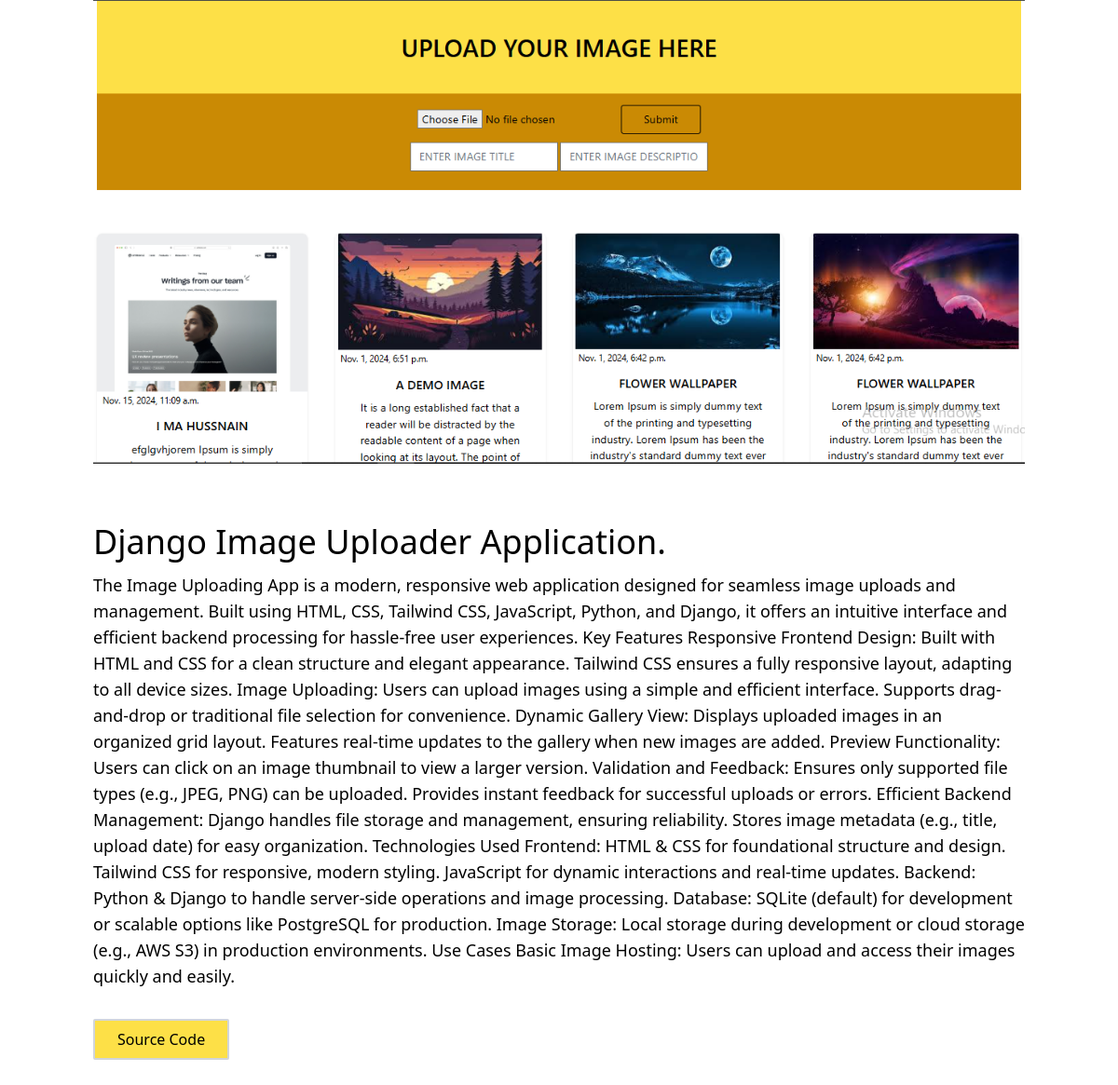
Screenshot of /fullview/2/ with the database file from the repository.
### portfolio/models.py (models this page shows)
class projects(models.Model):
    image=models.ImageField( upload_to="photos/", height_field=None, width_field=None, max_length=None)
    title=models.CharField( max_length=80)
    description=models.CharField( max_length=8000)
    link=models.URLField( max_length=200)

### portfolio/views.py (the view)
# urls.py: path('fullview/<int:view_id>/',fullview,name="fullview")
def fullview(request,view_id):
    data= get_object_or_404(projects,pk=view_id)
    context={"data":data}
    return render(request,'fullview.html',context)

### portfolio/templates/fullview.html (shortened to what this page needs)
{% load static %}
<!DOCTYPE html>
<html lang="en">
<head>
    <script src="https://cdn.tailwindcss.com"></script>
</head>
<body>
    <div class="max-w-[1000px] mx-auto">
        <img src="{{data.image.url}} " alt="" class="w-full">
        <div>
            <h1 class="mt-16 text-4xl font-medium">{{data.title}} </h1>
            <p class="text-lg mt-3">{{data.description}}</p>
        </div>
    <div>
       <a href="{{data.link}} "> <button class="border-2 border-gray-300 px-6 py-2 bg-yellow-300 my-8 rounded-sm hover:shadow-lg "> Source Code</button></a>
    </div>
    </div>
</body>
</html>

### rows the page displays
projects: image (picture), title "Django Image Uploader Application.", description "The Image Uploading App is a modern, responsive web application designed for seamless image uploads and management. Built using HTML, CSS, Tailwind CSS, JavaScript, Python, and Django, it offers an intuitive interface and efficient backend processing for hassle-free user experiences. Key Features Responsive Frontend Design: Built with HTML and CSS for a clean structure and elegant appearance. Tailwind CSS ensures a fully responsive layout, adapting to all device sizes. Image Uploading: Users can upload images using a simple and efficient interface. Supports drag-and-drop or traditional file selection for convenience. Dynamic Gallery View: Displays uploaded images in an organized grid…"
